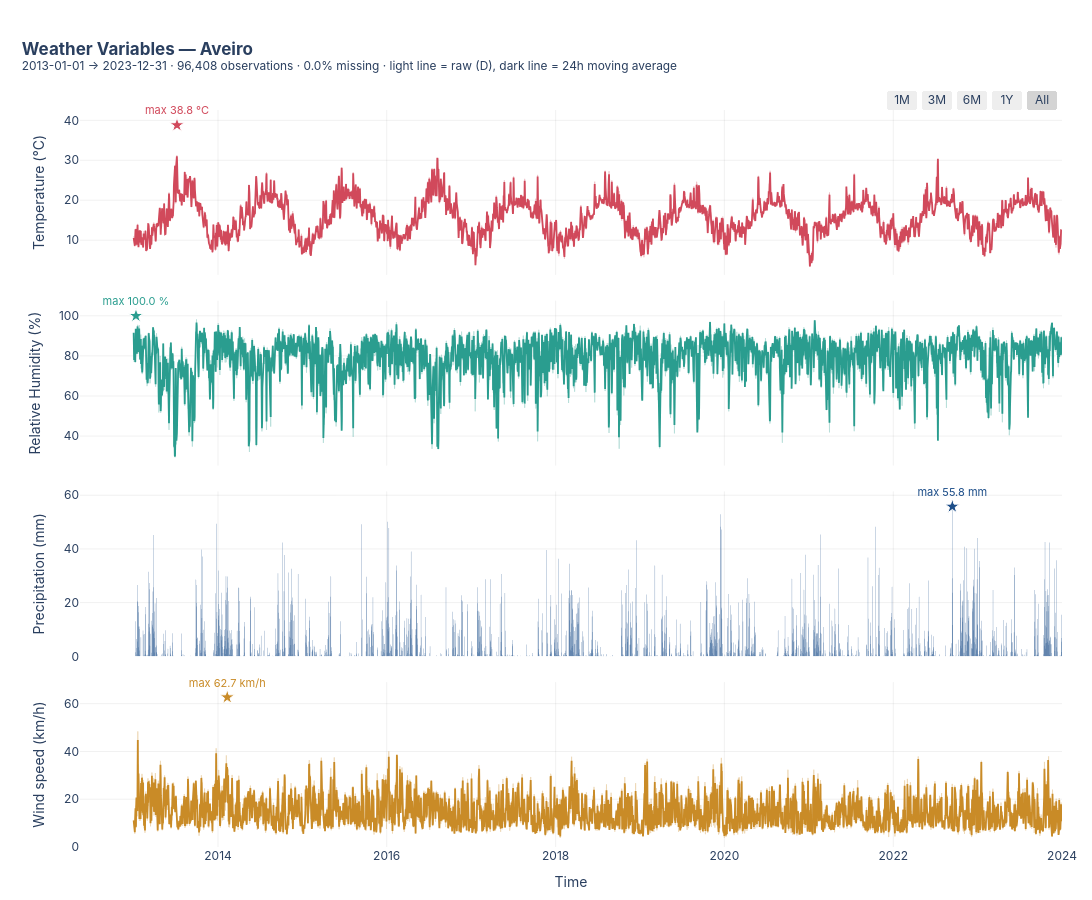
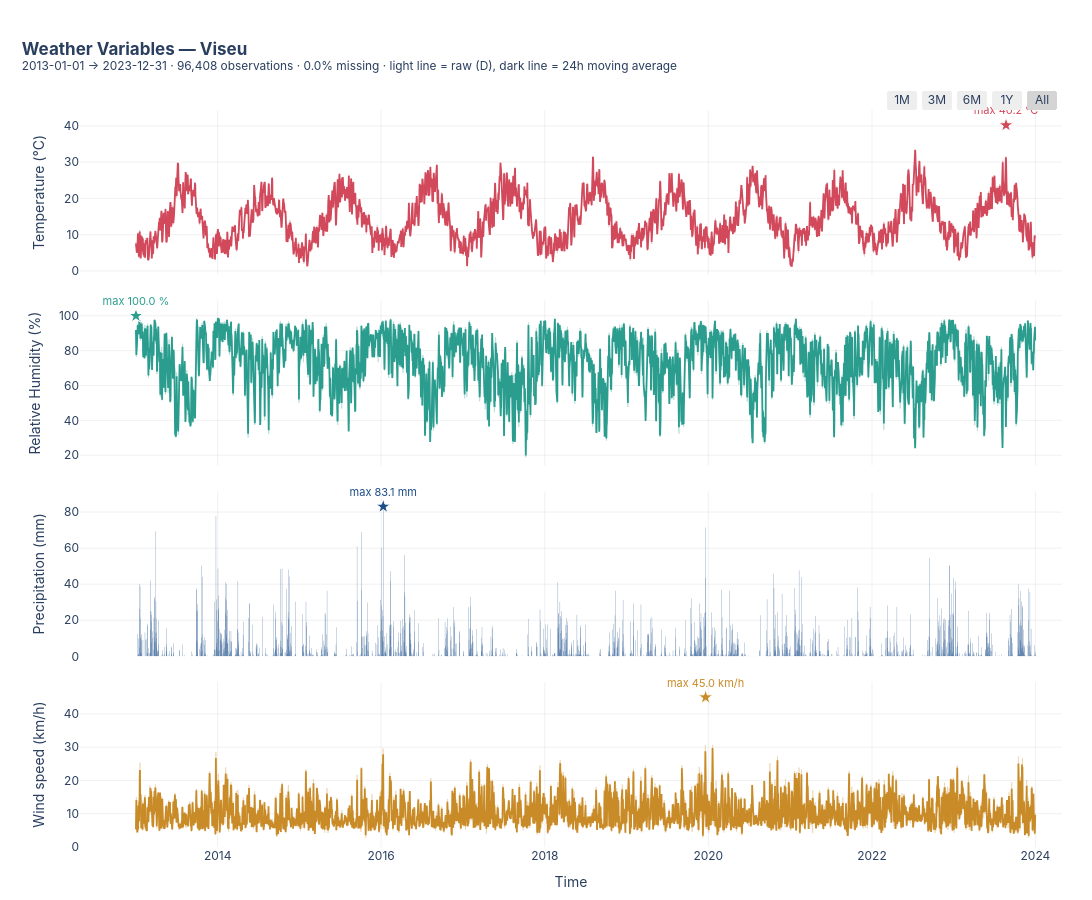

Notebook source saved alongside these figures, in order:
### Markdown cell above
## 8. Distributions

### Code cell
weather_data = {
    "Aveiro": df_aveiro_raw,
    "Viseu": df_viseu_raw,
}

weather_variables = [
    "temperature",
    "relative_humidity",
    "precipitation",
    "wind_speed",
]

for city, df in weather_data.items():
    plot_multivariate_timeseries(
       df, city, weather_variables,
       threshold=globals().get("TAU_T_HOT"),
       warmup_end=globals().get("WARMUP_END"),
       export_name=f"timeseries_{city.lower()}_full",   # <- new
   )

### Figure 1 — Plotly figure (JSON) as saved in the notebook; plotly's stock layout.template omitted (floating-point values rounded to 4 significant figures; data arrays with more than 128 entries replaced by an {"elided": "..."} marker saying what was removed)
{"data": [{"hovertemplate": "%{y:.1f} °C", "line": {"color": "#d1495b", "width": 0.8}, "mode": "lines", "name": "Temperature (D)", "opacity": 0.35, "type": "scatter", "x": {"elided": "4017 str values"}, "xaxis": "x", "y": {"elided": "4017 float values"}, "yaxis": "y"}, {"hovertemplate": "%{y:.1f} °C", "line": {"color": "#d1495b", "width": 1.8}, "mode": "lines", "name": "Temperature (24h avg)", "type": "scatter", "x": {"elided": "4017 str values"}, "xaxis": "x", "y": {"elided": "4017 float values"}, "yaxis": "y"}, {"cliponaxis": false, "hoverinfo": "skip", "marker": {"color": "#d1495b", "line": {"color": "white", "width": 1}, "size": 11, "symbol": "star"}, "mode": "markers+text", "showlegend": false, "text": ["max 38.8 °C"], "textfont": {"color": "#d1495b", "size": 11}, "textposition": "top center", "type": "scatter", "x": ["2013-07-07T13:00:00"], "xaxis": "x", "y": [38.8], "yaxis": "y"}, {"hovertemplate": "%{y:.1f} %", "line": {"color": "#2a9d8f", "width": 0.8}, "mode": "lines", "name": "Relative Humidity (D)", "opacity": 0.35, "type": "scatter", "x": {"elided": "4017 str values"}, "xaxis": "x2", "y": {"elided": "4017 float values"}, "yaxis": "y2"}, {"hovertemplate": "%{y:.1f} %", "line": {"color": "#2a9d8f", "width": 1.8}, "mode": "lines", "name": "Relative Humidity (24h avg)", "type": "scatter", "x": {"elided": "4017 str values"}, "xaxis": "x2", "y": {"elided": "4017 float values"}, "yaxis": "y2"}, {"cliponaxis": false, "hoverinfo": "skip", "marker": {"color": "#2a9d8f", "line": {"color": "white", "width": 1}, "size": 11, "symbol": "star"}, "mode": "markers+text", "showlegend": false, "text": ["max 100.0 %"], "textfont": {"color": "#2a9d8f", "size": 11}, "textposition": "top center", "type": "scatter", "x": ["2013-01-11T01:00:00"], "xaxis": "x2", "y": [100], "yaxis": "y2"}, {"hovertemplate": "%{y:.1f} mm/day", "marker": {"color": "#1d4e89", "line": {"width": 0}}, "name": "Precipitation (daily total)", "type": "bar", "width": 86400000, "x": {"elided": "4017 str values"}, "xaxis": "x3", "y": {"elided": "4017 float values"}, "yaxis": "y3"}, {"cliponaxis": false, "hoverinfo": "skip", "marker": {"color": "#1d4e89", "line": {"color": "white", "width": 1}, "size": 11, "symbol": "star"}, "mode": "markers+text", "showlegend": false, "text": ["max 55.8 mm"], "textfont": {"color": "#1d4e89", "size": 11}, "textposition": "top center", "type": "scatter", "x": ["2022-09-13T12:00:00"], "xaxis": "x3", "y": [55.8], "yaxis": "y3"}, {"hovertemplate": "%{y:.1f} km/h", "line": {"color": "#c98b27", "width": 0.8}, "mode": "lines", "name": "Wind speed (D)", "opacity": 0.35, "type": "scatter", "x": {"elided": "4017 str values"}, "xaxis": "x4", "y": {"elided": "4017 float values"}, "yaxis": "y4"}, {"hovertemplate": "%{y:.1f} km/h", "line": {"color": "#c98b27", "width": 1.8}, "mode": "lines", "name": "Wind speed (24h avg)", "type": "scatter", "x": {"elided": "4017 str values"}, "xaxis": "x4", "y": {"elided": "4017 float values"}, "yaxis": "y4"}, {"cliponaxis": false, "hoverinfo": "skip", "marker": {"color": "#c98b27", "line": {"color": "white", "width": 1}, "size": 11, "symbol": "star"}, "mode": "markers+text", "showlegend": false, "text": ["max 62.7 km/h"], "textfont": {"color": "#c98b27", "size": 11}, "textposition": "top center", "type": "scatter", "x": ["2014-02-10T00:00:00"], "xaxis": "x4", "y": [62.7], "yaxis": "y4"}], "layout": {"font": {"family": "Inter, Arial, sans-serif", "size": 12}, "height": 900, "hovermode": "x unified", "margin": {"b": 50, "l": 80, "r": 30, "t": 110}, "showlegend": false, "title": {"text": "<b>Weather Variables — Aveiro</b><br><sup>2013-01-01 → 2023-12-31 · 96,408 observations · 0.0% missing · light line = raw (D), dark line = 24h moving average</sup>", "x": 0.02}, "width": 1250, "xaxis": {"anchor": "y", "domain": [0, 1], "gridcolor": "rgba(0,0,0,0.06)", "matches": "x4", "rangeselector": {"buttons": [{"count": 1, "label": "1M", "step": "month", "stepmode": "backward"}, {"count": 3, "label": "3M", "step": "month", "stepmode": "backward"}, {"count": 6, "label": "6M", "step": "month", "stepmode": "backward"}, {"count": 1, "label": "1Y", "step": "year", "stepmode": "backward"}, {"label": "All", "step": "all"}], "x": 1, "xanchor": "right", "y": 1, "yanchor": "bottom"}, "showgrid": true, "showspikes": true, "showticklabels": false, "spikecolor": "grey", "spikedash": "dot", "spikemode": "across", "spikethickness": 1}, "xaxis2": {"anchor": "y2", "domain": [0, 1], "gridcolor": "rgba(0,0,0,0.06)", "matches": "x4", "showgrid": true, "showspikes": true, "showticklabels": false, "spikecolor": "grey", "spikedash": "dot", "spikemode": "across", "spikethickness": 1}, "xaxis3": {"anchor": "y3", "domain": [0, 1], "gridcolor": "rgba(0,0,0,0.06)", "matches": "x4", "showgrid": true, "showspikes": true, "showticklabels": false, "spikecolor": "grey", "spikedash": "dot", "spikemode": "across", "spikethickness": 1}, "xaxis4": {"anchor": "y4", "domain": [0, 1], "gridcolor": "rgba(0,0,0,0.06)", "showgrid": true, "showspikes": true, "spikecolor": "grey", "spikedash": "dot", "spikemode": "across", "spikethickness": 1, "title": {"text": "Time"}}, "yaxis": {"anchor": "x", "domain": [0.7762, 1], "gridcolor": "rgba(0,0,0,0.06)", "showgrid": true, "title": {"text": "Temperature (°C)"}, "zeroline": false}, "yaxis2": {"anchor": "x2", "domain": [0.5175, 0.7413], "gridcolor": "rgba(0,0,0,0.06)", "showgrid": true, "title": {"text": "Relative Humidity (%)"}, "zeroline": false}, "yaxis3": {"anchor": "x3", "domain": [0.2588, 0.4825], "gridcolor": "rgba(0,0,0,0.06)", "rangemode": "tozero", "showgrid": true, "title": {"text": "Precipitation (mm)"}, "zeroline": false}, "yaxis4": {"anchor": "x4", "domain": [0, 0.2238], "gridcolor": "rgba(0,0,0,0.06)", "rangemode": "tozero", "showgrid": true, "title": {"text": "Wind speed (km/h)"}, "zeroline": false}}}

### Figure 2 — Plotly figure (JSON) as saved in the notebook; plotly's stock layout.template omitted (floating-point values rounded to 4 significant figures; data arrays with more than 128 entries replaced by an {"elided": "..."} marker saying what was removed)
{"data": [{"hovertemplate": "%{y:.1f} °C", "line": {"color": "#d1495b", "width": 0.8}, "mode": "lines", "name": "Temperature (D)", "opacity": 0.35, "type": "scatter", "x": {"elided": "4017 str values"}, "xaxis": "x", "y": {"elided": "4017 float values"}, "yaxis": "y"}, {"hovertemplate": "%{y:.1f} °C", "line": {"color": "#d1495b", "width": 1.8}, "mode": "lines", "name": "Temperature (24h avg)", "type": "scatter", "x": {"elided": "4017 str values"}, "xaxis": "x", "y": {"elided": "4017 float values"}, "yaxis": "y"}, {"cliponaxis": false, "hoverinfo": "skip", "marker": {"color": "#d1495b", "line": {"color": "white", "width": 1}, "size": 11, "symbol": "star"}, "mode": "markers+text", "showlegend": false, "text": ["max 40.2 °C"], "textfont": {"color": "#d1495b", "size": 11}, "textposition": "top center", "type": "scatter", "x": ["2023-08-22T16:00:00"], "xaxis": "x", "y": [40.2], "yaxis": "y"}, {"hovertemplate": "%{y:.1f} %", "line": {"color": "#2a9d8f", "width": 0.8}, "mode": "lines", "name": "Relative Humidity (D)", "opacity": 0.35, "type": "scatter", "x": {"elided": "4017 str values"}, "xaxis": "x2", "y": {"elided": "4017 float values"}, "yaxis": "y2"}, {"hovertemplate": "%{y:.1f} %", "line": {"color": "#2a9d8f", "width": 1.8}, "mode": "lines", "name": "Relative Humidity (24h avg)", "type": "scatter", "x": {"elided": "4017 str values"}, "xaxis": "x2", "y": {"elided": "4017 float values"}, "yaxis": "y2"}, {"cliponaxis": false, "hoverinfo": "skip", "marker": {"color": "#2a9d8f", "line": {"color": "white", "width": 1}, "size": 11, "symbol": "star"}, "mode": "markers+text", "showlegend": false, "text": ["max 100.0 %"], "textfont": {"color": "#2a9d8f", "size": 11}, "textposition": "top center", "type": "scatter", "x": ["2013-01-01T06:00:00"], "xaxis": "x2", "y": [100], "yaxis": "y2"}, {"hovertemplate": "%{y:.1f} mm/day", "marker": {"color": "#1d4e89", "line": {"width": 0}}, "name": "Precipitation (daily total)", "type": "bar", "width": 86400000, "x": {"elided": "4017 str values"}, "xaxis": "x3", "y": {"elided": "4017 float values"}, "yaxis": "y3"}, {"cliponaxis": false, "hoverinfo": "skip", "marker": {"color": "#1d4e89", "line": {"color": "white", "width": 1}, "size": 11, "symbol": "star"}, "mode": "markers+text", "showlegend": false, "text": ["max 83.1 mm"], "textfont": {"color": "#1d4e89", "size": 11}, "textposition": "top center", "type": "scatter", "x": ["2016-01-10T12:00:00"], "xaxis": "x3", "y": [83.1], "yaxis": "y3"}, {"hovertemplate": "%{y:.1f} km/h", "line": {"color": "#c98b27", "width": 0.8}, "mode": "lines", "name": "Wind speed (D)", "opacity": 0.35, "type": "scatter", "x": {"elided": "4017 str values"}, "xaxis": "x4", "y": {"elided": "4017 float values"}, "yaxis": "y4"}, {"hovertemplate": "%{y:.1f} km/h", "line": {"color": "#c98b27", "width": 1.8}, "mode": "lines", "name": "Wind speed (24h avg)", "type": "scatter", "x": {"elided": "4017 str values"}, "xaxis": "x4", "y": {"elided": "4017 float values"}, "yaxis": "y4"}, {"cliponaxis": false, "hoverinfo": "skip", "marker": {"color": "#c98b27", "line": {"color": "white", "width": 1}, "size": 11, "symbol": "star"}, "mode": "markers+text", "showlegend": false, "text": ["max 45.0 km/h"], "textfont": {"color": "#c98b27", "size": 11}, "textposition": "top center", "type": "scatter", "x": ["2019-12-19T23:00:00"], "xaxis": "x4", "y": [45], "yaxis": "y4"}], "layout": {"font": {"family": "Inter, Arial, sans-serif", "size": 12}, "height": 900, "hovermode": "x unified", "margin": {"b": 50, "l": 80, "r": 30, "t": 110}, "showlegend": false, "title": {"text": "<b>Weather Variables — Viseu</b><br><sup>2013-01-01 → 2023-12-31 · 96,408 observations · 0.0% missing · light line = raw (D), dark line = 24h moving average</sup>", "x": 0.02}, "width": 1250, "xaxis": {"anchor": "y", "domain": [0, 1], "gridcolor": "rgba(0,0,0,0.06)", "matches": "x4", "rangeselector": {"buttons": [{"count": 1, "label": "1M", "step": "month", "stepmode": "backward"}, {"count": 3, "label": "3M", "step": "month", "stepmode": "backward"}, {"count": 6, "label": "6M", "step": "month", "stepmode": "backward"}, {"count": 1, "label": "1Y", "step": "year", "stepmode": "backward"}, {"label": "All", "step": "all"}], "x": 1, "xanchor": "right", "y": 1, "yanchor": "bottom"}, "showgrid": true, "showspikes": true, "showticklabels": false, "spikecolor": "grey", "spikedash": "dot", "spikemode": "across", "spikethickness": 1}, "xaxis2": {"anchor": "y2", "domain": [0, 1], "gridcolor": "rgba(0,0,0,0.06)", "matches": "x4", "showgrid": true, "showspikes": true, "showticklabels": false, "spikecolor": "grey", "spikedash": "dot", "spikemode": "across", "spikethickness": 1}, "xaxis3": {"anchor": "y3", "domain": [0, 1], "gridcolor": "rgba(0,0,0,0.06)", "matches": "x4", "showgrid": true, "showspikes": true, "showticklabels": false, "spikecolor": "grey", "spikedash": "dot", "spikemode": "across", "spikethickness": 1}, "xaxis4": {"anchor": "y4", "domain": [0, 1], "gridcolor": "rgba(0,0,0,0.06)", "showgrid": true, "showspikes": true, "spikecolor": "grey", "spikedash": "dot", "spikemode": "across", "spikethickness": 1, "title": {"text": "Time"}}, "yaxis": {"anchor": "x", "domain": [0.7762, 1], "gridcolor": "rgba(0,0,0,0.06)", "showgrid": true, "title": {"text": "Temperature (°C)"}, "zeroline": false}, "yaxis2": {"anchor": "x2", "domain": [0.5175, 0.7413], "gridcolor": "rgba(0,0,0,0.06)", "showgrid": true, "title": {"text": "Relative Humidity (%)"}, "zeroline": false}, "yaxis3": {"anchor": "x3", "domain": [0.2588, 0.4825], "gridcolor": "rgba(0,0,0,0.06)", "rangemode": "tozero", "showgrid": true, "title": {"text": "Precipitation (mm)"}, "zeroline": false}, "yaxis4": {"anchor": "x4", "domain": [0, 0.2238], "gridcolor": "rgba(0,0,0,0.06)", "rangemode": "tozero", "showgrid": true, "title": {"text": "Wind speed (km/h)"}, "zeroline": false}}}
